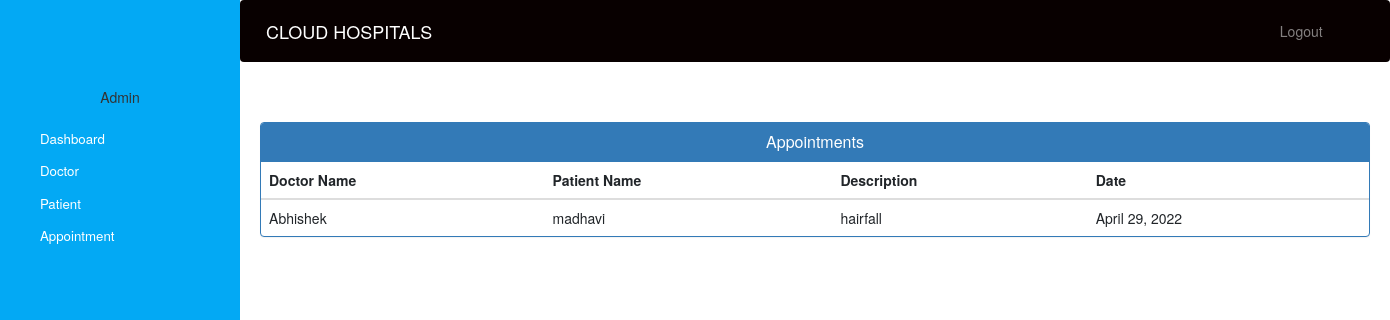
/admin-view-appointment (signed in), run on the app's committed database.
### hospital/models.py (models this page shows)
class Appointment(models.Model):
    patientId=models.PositiveIntegerField(null=True)
    doctorId=models.PositiveIntegerField(null=True)
    patientName=models.CharField(max_length=40,null=True)
    doctorName=models.CharField(max_length=40,null=True)
    appointmentDate=models.DateField(auto_now=True)
    description=models.TextField(max_length=500)
    status=models.BooleanField(default=False)

### hospital/views.py (the view)
# urls.py: path('admin-view-appointment', views.admin_view_appointment_view,name='admin-view-appointment'),
@login_required(login_url='adminlogin')
@user_passes_test(is_admin)
def admin_view_appointment_view(request):
    appointments=models.Appointment.objects.all().filter(status=True)
    return render(request,'hospital/admin_view_appointment.html',{'appointments':appointments})

### hospital/views.py (called while the page is built)
def is_admin(user):
    return user.groups.filter(name='ADMIN').exists()

### templates/hospital/admin_view_appointment.html (shortened to what this page needs)
{% extends 'hospital/admin_base.html' %}
{% block content %}
<head>
  <link href="//netdna.bootstrapcdn.com/bootstrap/3.0.0/css/bootstrap.min.css" rel="stylesheet" id="bootstrap-css">
</head>
<div class="container">
  <div class="panel panel-primary">
    <div class="panel-heading">
      <h6 class="panel-title">Appointments</h6>
    </div>
    <table class="table table-hover" id="dev-table">
      <thead>
        <tr>
          <th>Doctor Name</th>
          <th>Patient Name</th>
          <th>Description</th>
          <th>Date</th>
        </tr>
      </thead>
      {% for a in appointments %}
      <tr>
        <td> {{a.doctorName}}</td>
        <td>{{a.patientName}}</td>
        <td>{{a.description}}</td>
        <td>{{a.appointmentDate}}</td>
      </tr>
      {% endfor %}
    </table>
  </div>
</div>
{% endblock content %}

### static/style.css (style rules this page uses)
body { padding-left: 240px; }

### templates/hospital/admin_base.html (style rules this page uses)
body { padding-left: 240px; }

### templates/hospital/admin_view_appointment.html (style rules this page uses)
h6 { text-align: center; }

### data on the page
Appointment: doctorName "Abhishek", patientName "madhavi", description "hairfall", appointmentDate "April 29, 2022"
